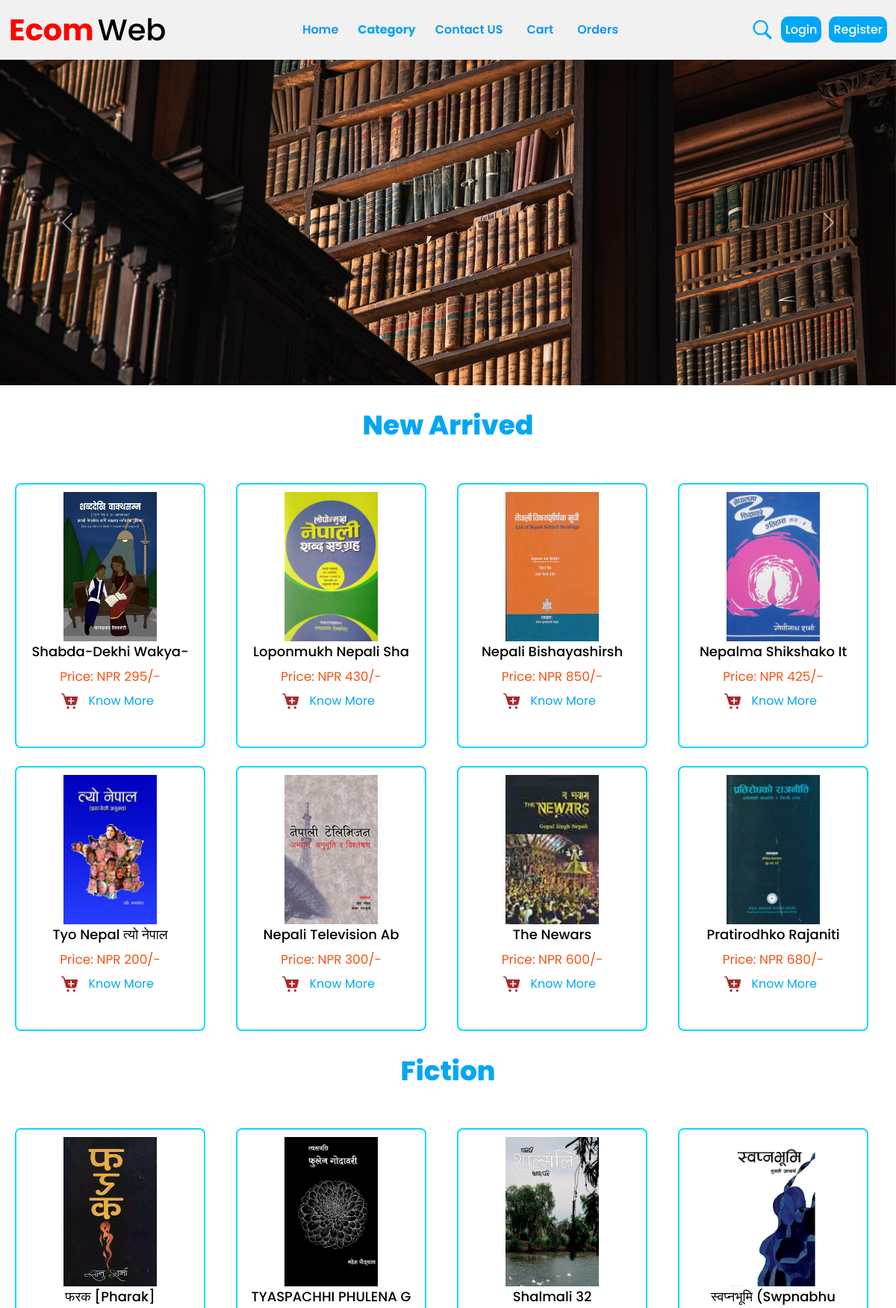
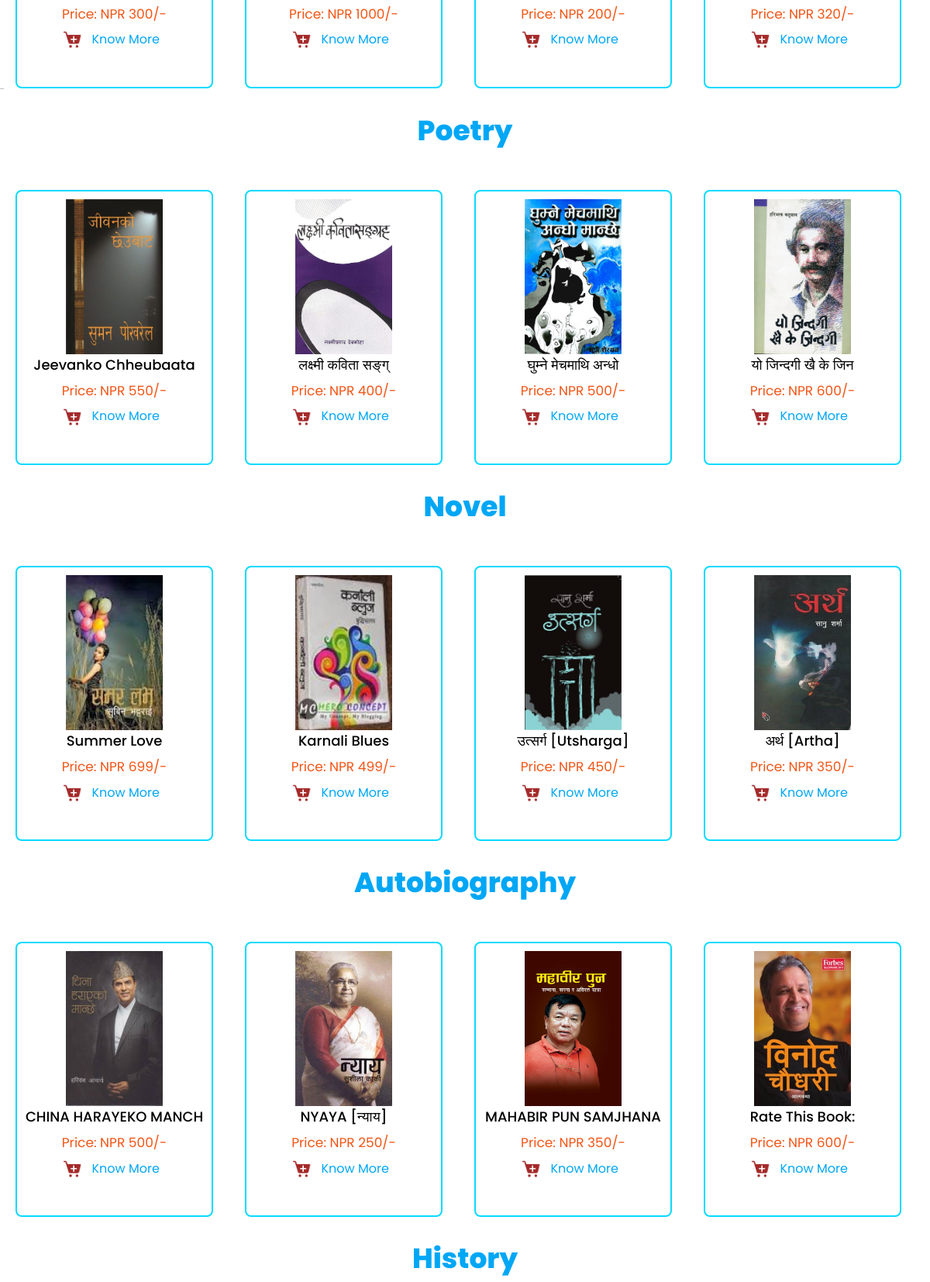
The page / (upper part) on the database its author committed (2 pictures, top to bottom).
### tables this page shows
CREATE TABLE `book_info` (
  `bid` int(100) NOT NULL,
  `name` varchar(20) NOT NULL,
  `title` varchar(20) NOT NULL,
  `price` decimal(10,0) NOT NULL,
  `category` varchar(50) NOT NULL,
  `description` varchar(250) NOT NULL,
  `image` varchar(50) NOT NULL,
  `date` datetime NOT NULL DEFAULT current_timestamp()
);

### index.php (the view, shortened to what this page needs)
<?php
include 'config.php';
?>
<!DOCTYPE html>
<html lang="en">
<head>
    <link rel="stylesheet" href="css/hello.css">
    <link href="https://cdn.jsdelivr.net/npm/bootstrap@5.1.0/dist/css/bootstrap.min.css" rel="stylesheet">
    <link href="https://unpkg.com/tailwindcss@^1.0/dist/tailwind.min.css" rel="stylesheet" />
</head>
<body>
    <?php include 'index_header.php' ?>
    <div id="carouselExampleIndicators" class="carousel slide" data-ride="carousel">
        <div class="carousel-inner">
            <div class="carousel-item active">
                <img class="d-block w-100 " src="images/imagee1.jpg" alt="First slide">
            </div>
        </div>
        <a class="carousel-control-prev" href="#carouselExampleIndicators" role="button" data-slide="prev">
            <span class="carousel-control-prev-icon" aria-hidden="true"></span>
        </a>
        <a class="carousel-control-next" href="#carouselExampleIndicators" role="button" data-slide="next">
            <span class="carousel-control-next-icon" aria-hidden="true"></span>
        </a>
    </div>
    <section id="New">
        <div class="container px-5 mx-auto">
            <h2 class="m-8 font-extrabold text-4xl text-center border-t-2 " style="color: rgb(0, 167, 245);">
                New Arrived
            </h2>
        </div>
    </section>
    <section class="show-products">
        <div class="box-container">
            <?php
            $select_book = mysqli_query($conn, "SELECT * FROM `book_info` ORDER BY date DESC LIMIT 8") or die('query failed');
            if (mysqli_num_rows($select_book) > 0) {
                while ($fetch_book = mysqli_fetch_assoc($select_book)) {
            ?>
                    <div class="box" style="width: 255px; height:355px;">
                        <a href="book_details.php?details=<?php echo $fetch_book['bid'];
                                                            echo '-name=', $fetch_book['name']; ?>"> <img style="height: 200px;width: 125px;margin: auto;" class="books_images" src="added_books/<?php echo $fetch_book['image']; ?>" alt=""></a>
                        <div style="text-align:left ;">
                            <div style="font-weight: 500; font-size:18px; text-align: center; " class="name"> <?php echo $fetch_book['name']; ?></div>
                        </div>
                        <div class="price">Price: NPR <?php echo $fetch_book['price']; ?>/-</div>
                        <form action="" method="POST">
                            <button onclick="myFunction()" name="add_to_cart"><img src="./images/cart2.png" alt="Add to cart">
                                <a href="book_details.php?details=<?php echo $fetch_book['bid'];
                                                                    echo '-name=', $fetch_book['name']; ?>" class="update_btn">Know More</a>
                        </form>
                    </div>
            <?php
                }
            } else {
                echo '<p class="empty">no products added yet!</p>';
            }
            ?>
        </div>
    </section>
    <section id="Fiction">
        <div class="container px-5 mx-auto">
            <h2 class="text-gray-400 m-8 font-extrabold text-4xl text-center border-t-2 text-red-800" style="color: rgb(0, 167, 245);" >
                Fiction
            </h2>
        </div>
    </section>
    <section class="show-products">
        <div class="box-container">
            <?php
            $select_book = mysqli_query($conn, "SELECT * FROM `book_info` where category='Fiction'") or die('query failed');
            if (mysqli_num_rows($select_book) > 0) {
                while ($fetch_book = mysqli_fetch_assoc($select_book)) {
            ?>
                    <div class="box" style="width: 255px;height: 355px;">
                        <a href="book_details.php?details=<?php echo $fetch_book['bid'];
                                                            echo '-name=', $fetch_book['name']; ?>"> <img style="height: 200px;width: 125px;margin: auto;" class="books_images" src="added_books/<?php echo $fetch_book['image']; ?>" alt=""></a>
                        <div style="text-align:left ;">
                            <div style="font-weight: 500; font-size:18px; text-align: center; " class="name"> <?php echo $fetch_book['name']; ?></div>
                        </div>
                        <div class="price">Price: NPR <?php echo $fetch_book['price']; ?>/-</div>
                        <form action="" method="POST">
                            <button name="add_to_cart"><img src="./images/cart2.png" alt="Add to cart">
                                <a href="book_details.php?details=<?php echo $fetch_book['bid'];
                                                                    echo '-name=', $fetch_book['name']; ?>" class="update_btn">Know More</a>
                        </form>
                    </div>
            <?php
                }
            } else {
                echo '<p class="empty">no products added yet!</p>';
            }
            ?>
        </div>
    </section>
    <hr style="color: black; width:5px;">
    <section id="Poetry">
        <div class="container px-5 mx-auto">
            <h2 class="text-gray-400 m-8 font-extrabold text-4xl text-center border-t-2 text-red-800"style="color: rgb(0, 167, 245);">
                Poetry
            </h2>
        </div>
    </section>
    <section class="show-products">
        <div class="box-container">
            <?php
            $select_book = mysqli_query($conn, "SELECT * FROM `book_info` where category='Poetry'") or die('query failed');
            if (mysqli_num_rows($select_book) > 0) {
                while ($fetch_book = mysqli_fetch_assoc($select_book)) {
            ?>
                    <div class="box" style="width: 255px;height: 355px;">
                        <a href="book_details.php?details=<?php echo $fetch_book['bid'];
                                                            echo '-name=', $fetch_book['name']; ?>"> <img style="height: 200px;width: 125px;margin: auto;" class="books_images" src="added_books/<?php echo $fetch_book['image']; ?>" alt=""></a>
                        <div style="text-align:left ;">
                            <div style="font-weight: 500; font-size:18px; text-align: center;" class="name"> <?php echo $fetch_book['name']; ?></div>
                        </div>
                        <div class="price">Price: NPR <?php echo $fetch_book['price']; ?>/-</div>
                        <form action="" method="POST">
                            <button name="add_to_cart"><img src="./images/cart2.png" alt="Add to cart">
                                <a href="book_details.php?details=<?php echo $fetch_book['bid'];
                                                                    echo '-name=', $fetch_book['name']; ?>" class="update_btn">Know More</a>
                        </form>
                    </div>
            <?php
                }
            } else {
                echo '<p class="empty">no products added yet!</p>';
            }
            ?>
        </div>
    </section>
    <section id="Novel">
        <div class="container px-5 mx-auto">
            <h2 class="text-gray-400 m-8 font-extrabold text-4xl text-center border-t-2 text-red-800" style="color: rgb(0, 167, 245);">
                Novel
            </h2>
        </div>
    </section>
    <section class="show-products">
        <div class="box-container">
            <?php
            $select_book = mysqli_query($conn, "SELECT * FROM `book_info` Where category='Novel'") or die('query failed');
            if (mysqli_num_rows($select_book) > 0) {
                while ($fetch_book = mysqli_fetch_assoc($select_book)) {
            ?>
                    <div class="box" style="width: 255px;height: 355px;">
                        <a href="book_details.php?details=<?php echo $fetch_book['bid'];
                                                            echo '-name=', $fetch_book['name']; ?>"> <img style="height: 200px;width: 125px;margin: auto;" class="books_images" src="added_books/<?php echo $fetch_book['image']; ?>" alt=""></a>
                        <div style="text-align:left ;">
                            <div style="font-weight: 500; font-size:18px; text-align: center;" class="name"> <?php echo $fetch_book['name']; ?></div>
                        </div>
                        <div class="price">Price: NPR <?php echo $fetch_book['price']; ?>/-</div>
                        <form action="" method="POST">
                            <button name="add_to_cart"><img src="./images/cart2.png" alt="Add to cart">
                                <a href="book_details.php?details=<?php echo $fetch_book['bid'];
                                                                    echo '-name=', $fetch_book['name']; ?>" class="update_btn">Know More</a>
                        </form>
                    </div>
            <?php
                }
            } else {
                echo '<p class="empty">no products added yet!</p>';
            }
            ?>
        </div>
    </section>
    <section id="Autobiography">
<div class="container px-5 mx-auto">
    <h2 class="text-gray-400 m-8 font-extrabold text-4xl text-center border-t-2 text-red-800" style="color: rgb(0, 167, 245);">
        Autobiography
    </h2>
</div>
</section>
<section class="show-products">
<div class="box-container">
    <?php
    $select_book = mysqli_query($conn, "SELECT * FROM `book_info` Where category='Autobiography'") or die('query failed');
    if (mysqli_num_rows($select_book) > 0) {
        while ($fetch_book = mysqli_fetch_assoc($select_book)) {
    ?>
            <div class="box" style="width: 255px;height: 355px;">
                <a href="book_details.php?details=<?php echo $fetch_book['bid'];
                                                    echo '-name=', $fetch_book['name']; ?>"> <img style="height: 200px;width: 125px;margin: auto;" class="books_images" src="added_books/<?php echo $fetch_book['image']; ?>" alt=""></a>
                <div style="text-align:left ;">
                    <div style="font-weight: 500; font-size:18px; text-align: center;" class="name"> <?php echo $fetch_book['name']; ?></div>
                </div>
                <div class="price">Price: NPR <?php echo $fetch_book['price']; ?>/-</div>
                <form action="" method="POST">
                    <button name="add_to_cart"><img src="./images/cart2.png" alt="Add to cart">
                        <a href="book_details.php?details=<?php echo $fetch_book['bid'];
                                                            echo '-name=', $fetch_book['name']; ?>" class="update_btn">Know More</a>
                </form>
            </div>
    <?php
        }
    } else {
        echo '<p class="empty">no products added yet!</p>';
    }
    ?>
</div>
</section>
<section id="History">
<div class="container px-5 mx-auto">
    <h2 class="text-gray-400 m-8 font-extrabold text-4xl text-center border-t-2 text-red-800" style="color: rgb(0, 167, 245);">
        History
    </h2>
</div>
</section>
    <?php include 'index_footer.php'; ?>
</body>
</html>

### index_header.php (shortened to what this page needs)
<!DOCTYPE html>
<html lang="en">
  <link rel="stylesheet" href="./css/hello.css">
<body>
  <header>
    <div class="logo">
        <a href="index.php"><span>Ecom</span>
            <span class="me">Web</span></a>
    </div>
    <div class="nav">
        <a href="index.php">Home</a>
        <div class="dropdown">
            <button class="dropbtn">Category </button>
        </div>
        <a href="contact-us.php">Contact US</a>
        <a href="cart.php">Cart</a>
        <a href="orders.php">Orders</a>
    </div>
    <div class="user-box" style="display: flex; align-items:center;">
    <a class="Btn" href="search_books.php"><img style="height:30px;" src="./images/sea2.png" alt=""></a>
    <?php if(isset($_SESSION['user_name'])){echo' <img style="height:40px; margin-left:10px ;" src="images/ds3.png" class="user-pic" onclick="toggleMenu()" />';}
      else{
        echo'<div class="use_links"><a class="link_Btn" style="background-color: rgb(0, 167, 245);
        padding: 6px;
        border-radius: 10px;
        margin-left: 10px;
        color: white;
        font-weight: 500;" href="login.php">Login</a><a class="link_Btn" style="background-color: rgb(0, 167, 245);
        padding: 6px;
        border-radius: 10px;
        margin-left: 10px;
        color: white;
        font-weight: 500;" href="register.php">Register</a></div>';
    }?>
     </div>
</header>
</body>
</html>

### index_footer.php (shortened to what this page needs)
<head>
    <link rel="stylesheet" href="./css/hello.css">
</head>

### css/hello.css (style rules this page uses)
* { text-decoration: none; margin: 0; padding: 0; font-family: "Poppins", sans-serif; box-sizing: border-box; outline: none; border:none; }
header { background: #f2f1f1; display: flex; justify-content: space-between; top: 0; left: 0; right: 0; padding: 10px 1%; align-items: center; position: sticky; z-index: 1000; box-shadow: 0 0.5rem 1.5rem rgba(0, 0, 0, 0.1); }
.logo a { display: flex; cursor: pointer; }
.logo a span { color: rgb(255, 0, 0); font-weight: bold; padding-right: 5px; font-size: 40px; }
.logo a .me { color: rgb(0, 0, 0); font-weight: 500; }
.nav a { padding: 0.5rem 1rem; color: rgb(9, 152, 248); font-weight: 600; transition: 0.2s ease; }
.show-products .box-container { display: grid; grid-template-columns: repeat(auto-fit, 17rem); justify-content: center; gap:1.5rem; max-width: 1200px; margin:0 auto; align-items: flex-start; }
.show-products { padding-top: 0; margin-top: 55px; }
.show-products .box-container .box { text-align: center; padding:10px; border-radius: .5rem; border: 2px solid rgb(9, 218, 255); }
.show-products .box-container .box img { height: 25px; display: inline-block; }
.show-products .box-container .box .name { font-size: 1rem; color:black; text-transform: capitalize; }
.show-products .box-container .box .price { margin: 8px 0; font-size: 17px; color: #f35516; font-weight: 400; }
.show-products .box-container .box .update_btn,.update_btn { padding: 4px 4px; margin: 4px; border-radius: 7px; color: rgb(0, 167, 245); text-transform: capitalize; text-decoration: none; }
header .nav .dropdown .dropbtn { color: rgb(0, 167, 245); padding: 8px 10px; font-weight: bold; border: none; cursor: pointer; }
header .nav .dropdown { position: relative; display: inline-block; }

### index.php (style rules this page uses)
img { border: none; }

### index_footer.php (style rules this page uses)
* { text-decoration: none; list-style: none; color: black; }
h2 { font-size: 20px; font-weight: 700 }

### rows shown on the page
book_info: image (picture), name "Shabda-Dekhi Wakya-", price "295"
book_info: image (picture), name "Loponmukh Nepali Sha", price "430"
book_info: image (picture), name "Nepali Bishayashirsh", price "850"
book_info: image (picture), name "Nepalma Shikshako It", price "425"
book_info: image (picture), name "Tyo Nepal त्यो नेपाल", price "200"
book_info: image (picture), name "Nepali Television Ab", price "300"
book_info: image (picture), name "The Newars", price "600"
book_info: image (picture), name "Pratirodhko Rajaniti", price "680"
book_info: image (picture), name "फरक [Pharak]", price "300"
book_info: image (picture), name "TYASPACHHI PHULENA G", price "1000"
book_info: image (picture), name "Shalmali 32", price "200"
book_info: image (picture), name "स्वप्नभूमि (Swpnabhu", price "320"
book_info: image (picture), name "Jeevanko Chheubaata", price "550"
book_info: image (picture), name "लक्ष्मी कविता सङ्‌ग्", price "400"
book_info: image (picture), name "घुम्ने मेचमाथि अन्धो", price "500"
book_info: image (picture), name "यो जिन्दगी खै के जिन", price "600"
book_info: image (picture), name "Summer Love", price "699"
book_info: image (picture), name "Karnali Blues", price "499"
book_info: image (picture), name "उत्सर्ग [Utsharga]", price "450"
book_info: image (picture), name "अर्थ [Artha]", price "350"
book_info: image (picture), name "CHINA HARAYEKO MANCH", price "500"
book_info: image (picture), name "NYAYA [न्याय]", price "250"
book_info: image (picture), name "MAHABIR PUN SAMJHANA", price "350"
book_info: image (picture), name "Rate This Book:", price "600"
